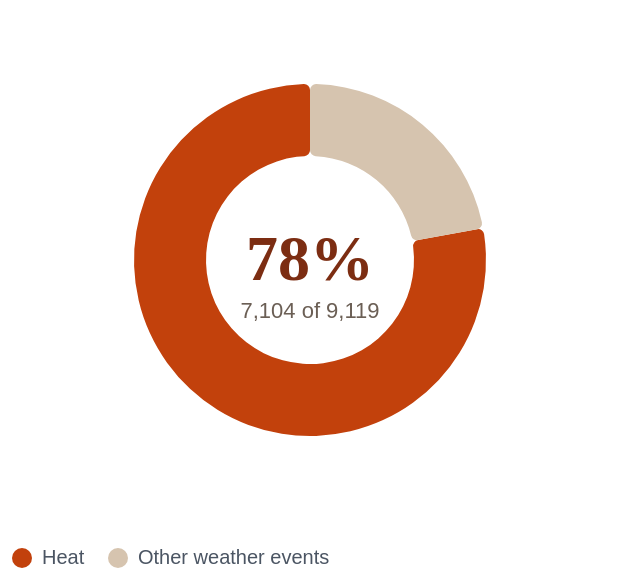

The specification (Vega-Lite) saved for this image:
### Vega-Lite specification from a JSON file in a GitHub repository (floating-point values rounded to 4 significant figures)
{"$schema": "https://vega.github.io/schema/vega-lite/v5.json", "width": "container", "height": 250, "data": {"values": [{"group": "Heat", "hospitalisations": 7104, "share": 0.779}, {"group": "Other weather events", "hospitalisations": 2015, "share": 0.221}]}, "layer": [{"mark": {"type": "arc", "innerRadius": 52, "outerRadius": 88, "cornerRadius": 3}, "encoding": {"theta": {"field": "hospitalisations", "type": "quantitative"}, "color": {"field": "group", "type": "nominal", "scale": {"domain": ["Heat", "Other weather events"], "range": ["#c2410c", "#d6c4af"]}, "legend": {"orient": "bottom", "title": null, "labelColor": "#4b5563"}}, "tooltip": ["group", {"field": "hospitalisations", "format": ",d"}, {"field": "share", "format": ".1%"}]}}, {"transform": [{"filter": "datum.group == 'Heat'"}], "mark": {"type": "text", "font": "Georgia", "fontSize": 32, "fontWeight": 700, "color": "#7c2d12"}, "encoding": {"text": {"field": "share", "format": ".0%"}}}, {"transform": [{"filter": "datum.group == 'Heat'"}], "mark": {"type": "text", "dy": 26, "fontSize": 11, "color": "#6b5f55"}, "encoding": {"text": {"value": "7,104 of 9,119"}}}], "background": "transparent", "config": {"view": {"stroke": null}}}
